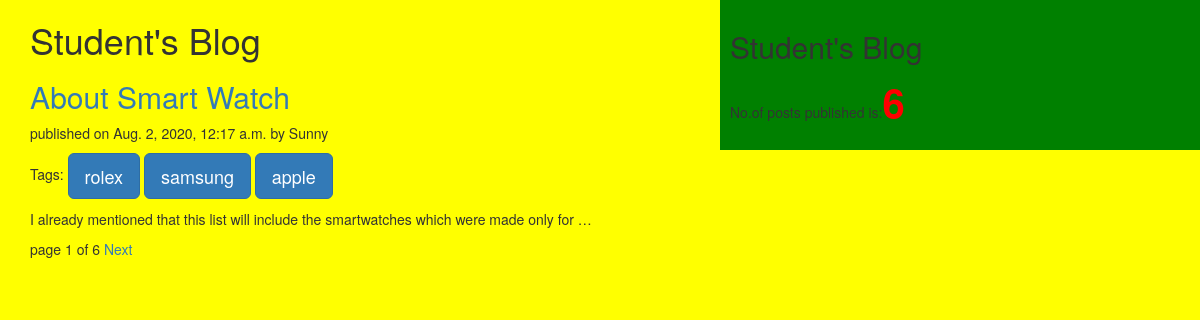
The page / on the database its author committed.
### testapp/models.py (models this page shows, shortened)
class Post(models.Model):
    STATUE_CHOICES=(('draft','DRAFT'),('published','PUBLISHED'))
    title=models.CharField(max_length=64)
    slug=models.SlugField(max_length=64,unique_for_date='publish')
    author=models.ForeignKey(User,related_name='blog_posts',on_delete=models.PROTECT)
    body=models.TextField()
    publish=models.DateTimeField(default=timezone.now)
    created=models.DateTimeField(auto_now_add=True)
    updated=models.DateTimeField(auto_now=True)
    status=models.CharField(max_length=10,choices=STATUE_CHOICES,default='draft')
    objects=custommanager()
    tags=TaggableManager()
    class Meta:
        ordering=('-publish',)
    def get_absolute_url(self):
        return reverse('post_detail',args=[self.publish.year,self.publish.strftime('%m'),self.publish.strftime('%d'),self.slug])

### testapp/views.py (the view)
# urls.py: url(r'^$',post_view),
def post_view(request,tag_slug=None):
    post_info=Post.objects.all()
    tag=None
    if tag_slug:
        tag=get_object_or_404(Tag,slug=tag_slug)
        post_info=post_info.filter(tags__in=[tag])
    paginator=Paginator(post_info,1)
    page_number=request.GET.get('nextpage')
    try:
         post_info=paginator.page(page_number)
    except PageNotAnInteger:
         post_info=paginator.page(1)
    except EmptyPage:
         post_info=paginator.page(paginator,num_pages)
    return render(request,'testapp/post_list.html',{'post_info':post_info,'tag':tag},)

### testapp/models.py (called while the page is built)
    def get_queryset(self):
        return super().get_queryset().filter(status='published')

### testapp/templatetags/blog_tags.py (called while the page is built)
@register.simple_tag()
def total_posts():
    return Post.objects.count()

### templates/testapp/post_list.html (shortened to what this page needs)
<!DOCTYPE html>
{%extends 'testapp/home.html'%}
{%block content%}
<h1>Student's Blog</h1>
{%for post in post_info%}
  <h2><a href="{{post.get_absolute_url}}">{{post.title}}</a></h2>
  <p id="date">published on {{post.publish}} by {{post.author|title}}</p>
  <p>  Tags:
    {%for tag in post.tags.all%}
     <a href="{%url 'post_list_by_tag_name' tag.slug %}" class='btn btn-primary btn-lg'>{{tag.name}}</a>
     {%endfor%}
  </p>
  {{post.body|truncatewords:15|linebreaks}}
  {%endfor%}
  {%include 'testapp/pagination.html' with page1=post_info%}
{%endblock%}

### templates/testapp/home.html (shortened to what this page needs)
<!DOCTYPE html>
{%load blog_tags%}
{%load static%}
<html lang="en" dir="ltr">
  <head>
    <link rel="stylesheet" href="https://maxcdn.bootstrapcdn.com/bootstrap/3.3.7/css/bootstrap.min.css"
>
     <link rel="stylesheet" href="{%static  "css/blog.css"%}">
  </head>
  <body>
    <div class="content">
      {%block content%}
      {%endblock%}
    </div>
    <div class='sidebar'>
      <h2>Student's Blog</h2>
      <p>No.of posts published is:<span id='pcount'>{%total_posts%}</span></p>
     </div>
  </body>
</html>

### templates/testapp/pagination.html (shortened to what this page needs)
<div class="paginator">
  page {{page1.number}} of {{page1.paginator.num_pages}}
  {%if page1.has_next%}
  <a href="?nextpage={{page1.next_page_number}}">Next</a>
  {%endif%}
</div>

### static/css/blog.css (style rules this page uses)
.content { width: 60%; float:left; padding:0 0 0 30px; text:white; }
.sidebar { width: 40%; float:right; padding:10px; background:green; }
body { background:yellow; }
#pcount { font-size:40px; color:red; font-weight:bold; }

### rows shown on the page
Post: title "About Smart Watch", publish "Aug. 2, 2020, 12:17 a.m.", author "Sunny", body "I already mentioned that this list will include the smartwatches which were made only for …"
Tag: name "rolex"
Tag: name "samsung"
Tag: name "apple"

### other values the page prints
{{ page1.number }} "1"
{{ page1.paginator.num_pages }} "6"
